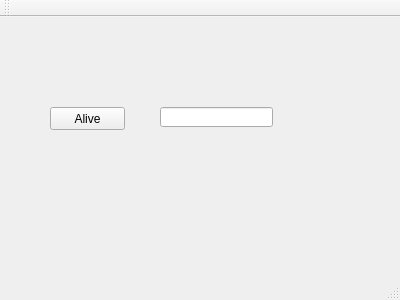
<?xml version="1.0" encoding="UTF-8"?>
<ui version="4.0">
 <class>ComunArd</class>
 <widget class="QMainWindow" name="ComunArd">
  <property name="geometry">
   <rect>
    <x>0</x>
    <y>0</y>
    <width>400</width>
    <height>300</height>
   </rect>
  </property>
  <property name="windowTitle">
   <string>ComunArd</string>
  </property>
  <widget class="QWidget" name="centralWidget">
   <widget class="QLineEdit" name="lineEdit">
    <property name="geometry">
     <rect>
      <x>160</x>
      <y>90</y>
      <width>113</width>
      <height>20</height>
     </rect>
    </property>
   </widget>
   <widget class="QPushButton" name="pushButton">
    <property name="geometry">
     <rect>
      <x>50</x>
      <y>90</y>
      <width>75</width>
      <height>23</height>
     </rect>
    </property>
    <property name="text">
     <string>Alive</string>
    </property>
   </widget>
  </widget>
  <widget class="QMenuBar" name="menuBar">
   <property name="geometry">
    <rect>
     <x>0</x>
     <y>0</y>
     <width>400</width>
     <height>21</height>
    </rect>
   </property>
  </widget>
  <widget class="QToolBar" name="mainToolBar">
   <attribute name="toolBarArea">
    <enum>TopToolBarArea</enum>
   </attribute>
   <attribute name="toolBarBreak">
    <bool>false</bool>
   </attribute>
  </widget>
  <widget class="QStatusBar" name="statusBar"/>
 </widget>
 <layoutdefault spacing="6" margin="11"/>
 <resources/>
 <connections/>
</ui>
